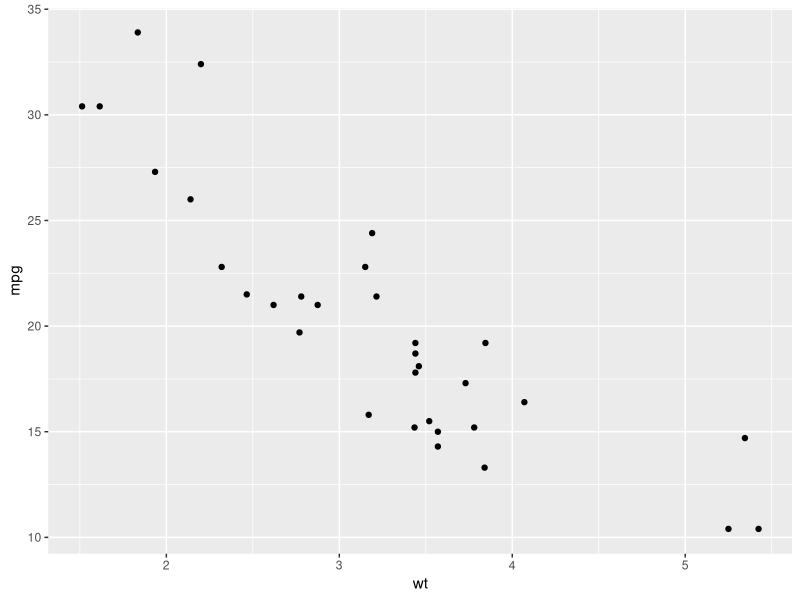
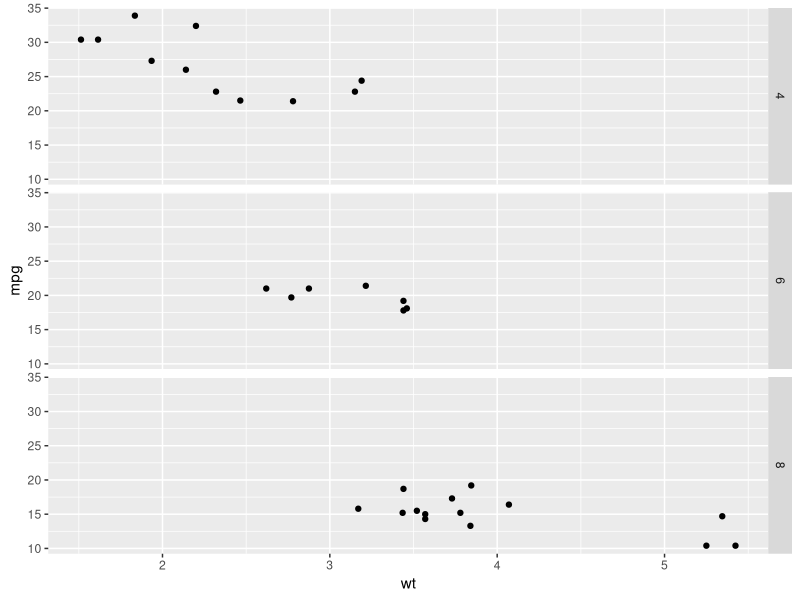
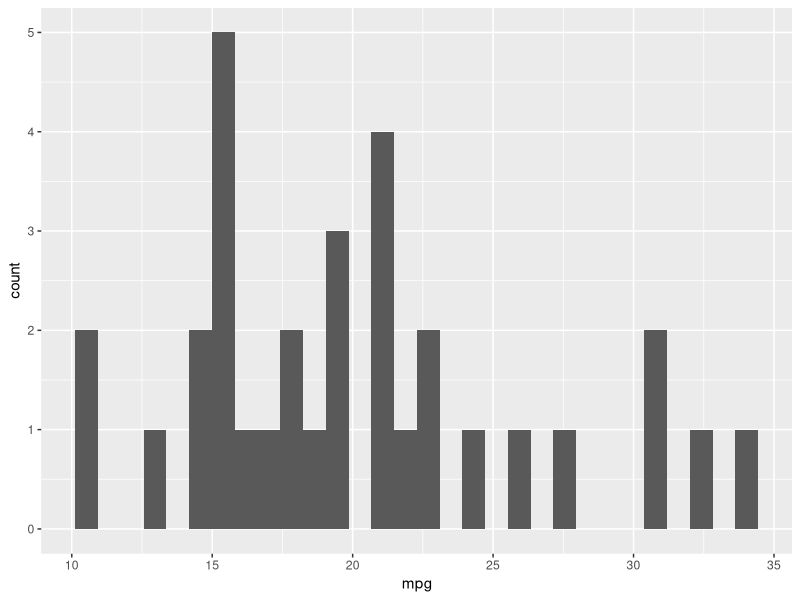
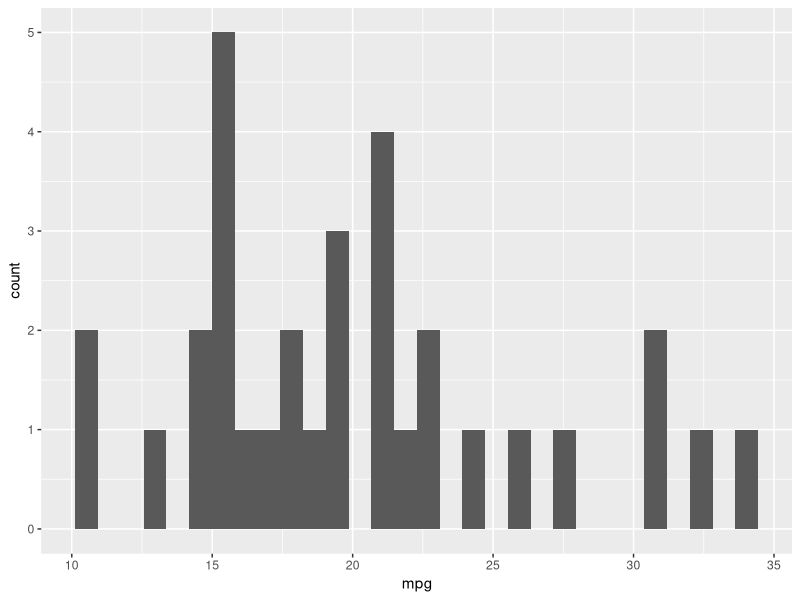
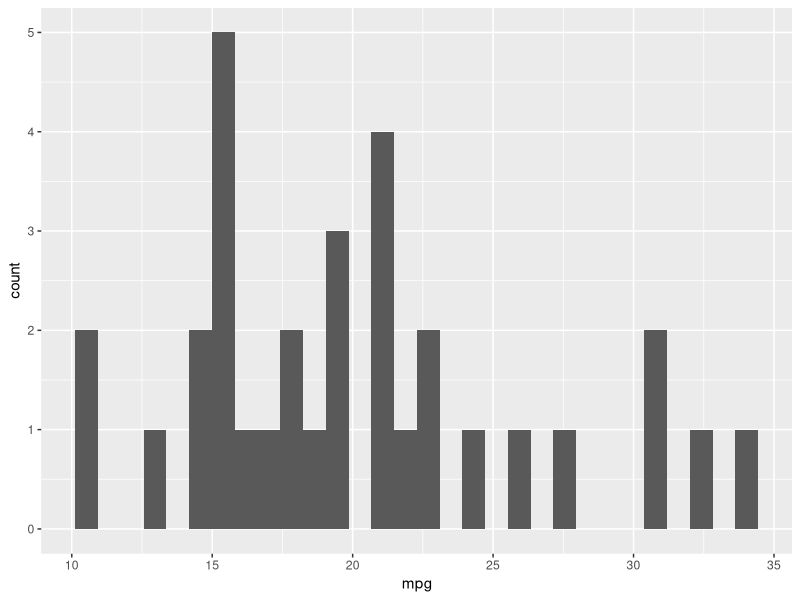
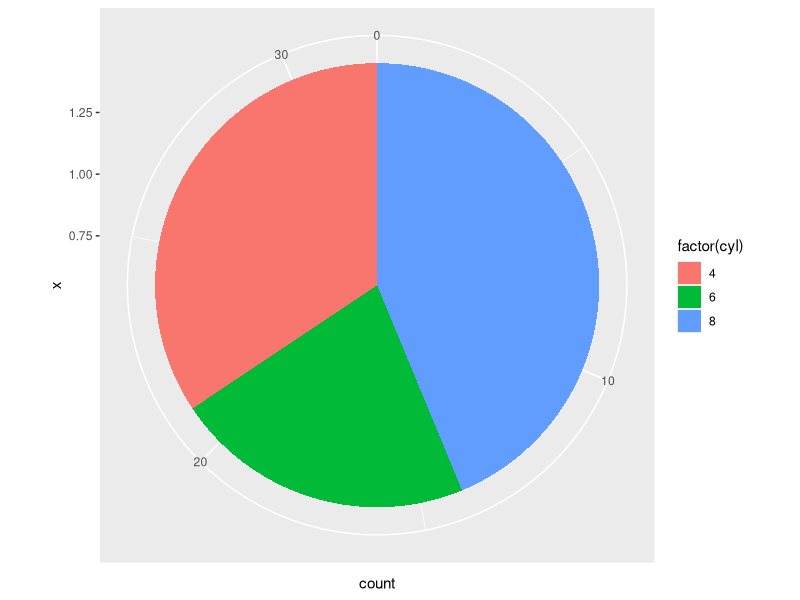
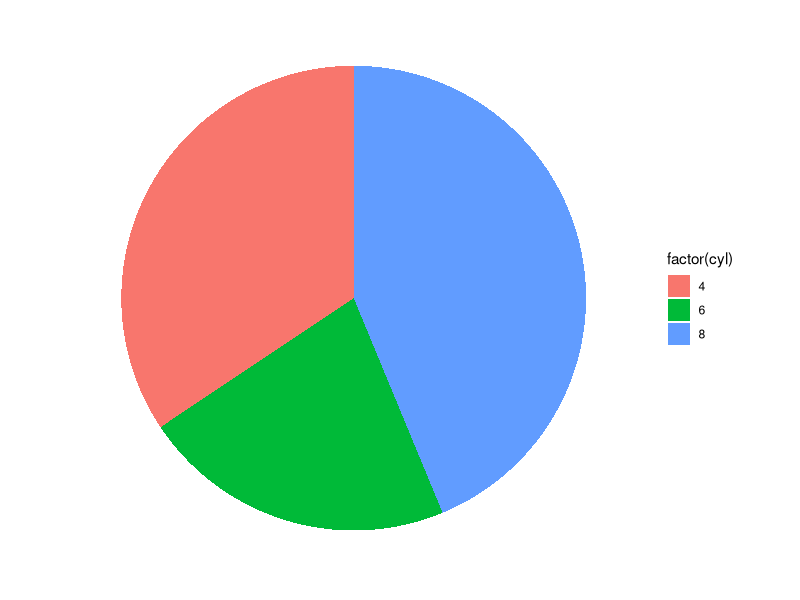
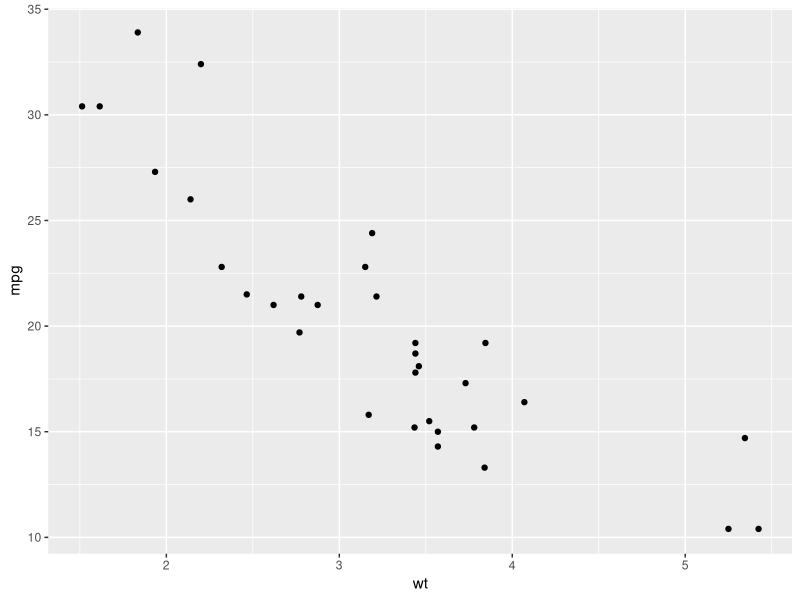

Here is the R script that generated these plots, in order:
# Install packages if you need to
# install.packages(c("ggplot2", "dplyr", "tidyr"))
library(ggplot2)
library(dplyr)
library(tidyr)



# Plots used during grammar of graphics discussion
g <- ggplot(data = mtcars, aes(x = wt, y = mpg))
g + geom_point()
g + geom_point() + facet_grid(cyl ~ .)

g2 <- ggplot(data = mtcars, aes(x = mpg))
g2 + stat_bin()
# Is the same as
g2 + geom_bar(stat = "bin")
# Which is the same as
g2 + geom_histogram()

g3 <- ggplot(data = mtcars, aes(x = 1, fill = factor(cyl)))
g3 + geom_bar() + coord_polar(theta = "y")
g3 + geom_bar() + coord_polar(theta = "y") + theme(axis.text = element_blank(),
                                                   axis.ticks = element_blank(),
                                                   panel.grid = element_blank(),
                                                   axis.title.y = element_blank(),
                                                   panel.background = element_blank(),
                                                   axis.title.x = element_blank())


# Let's build some vizzes section
# Basic Scatterplots
ggplot(data = mtcars, aes(x = wt, y = mpg)) + geom_point()
ggplot(data = mtcars, aes(x = wt, y = mpg)) + geom_point() + geom_smooth(se = FALSE)
ggplot(data = mtcars, aes(x = wt, y = mpg, color = factor(am))) + geom_point()
ggplot(data = mtcars, aes(x = wt, y = mpg, color = factor(am), shape = factor(am))) + geom_point()

# Dealing with overplotting on a scatterplot
d <- ggplot(data = diamonds, aes(x = carat, y = price))
d + geom_point()
d + geom_jitter(width = .1)
# alpha sets the transparency. When you use a fraction, 
# the bottom number is the number of points that have to overlap to make a solid point
d + geom_point(alpha = 1/20)
d + geom_point(alpha = 1/50)
d + geom_point(alpha = 1/100)

# bar charts
ggplot(data = mtcars, aes(x = cyl)) + geom_bar()
ggplot(data = mtcars, aes(x = cyl)) + geom_bar(fill = "blue")

b <- ggplot(data = mtcars, aes(x = cyl, fill = factor(gear)))
b + geom_bar()
b + geom_bar(position = "dodge")
b + geom_bar(position = "fill")
b + geom_bar(position = position_dodge(width = 0.2), alpha = 0.5)

# Histograms, frequecy polygons, boxplots, and violin plots
h <- ggplot(data = diamonds, aes(x = depth)) + xlim(55, 70)
h + geom_histogram()
h + geom_histogram(binwidth = 0.1)
h + geom_histogram(bins = 150)
h1 <- ggplot(data = diamonds, aes(x = cut, y = price))
h1 + geom_boxplot()
h1 + geom_violin()

# Comparing multiple histograms
ggplot(data = diamonds, aes(x = depth, fill = cut)) + geom_histogram() + xlim(55, 70)
ggplot(data = diamonds, aes(x = depth, color = cut))+ geom_freqpoly(size = 1) + xlim(55, 70)
# or
ggplot(data = diamonds, aes(x = depth)) + geom_histogram(binwidth = 0.1) + xlim(55, 70) + 
  facet_grid(cut ~ .)

# Line and area charts
ggplot(data = economics, aes(x = date, y = uempmed)) + geom_line()
recessions <- data.frame(begin = as.Date(as.character(c("1969-12-01", "1973-11-01", "1980-01-01", "1981-07-01", "1990-07-01", "2001-03-01"), format = "%Y/%m/%d")),
                                   end = as.Date(as.character(c("1970-11-01", "1975-03-01", "1980-07-01", "1982-11-01", "1991-03-01", "2001-11-01"), format = "%Y/%m/%d")))
ggplot(data = economics, aes(x = date, y = unemploy/pop)) + geom_line() + 
  geom_rect(data = recessions, aes(xmin = begin, xmax = end, ymin = -Inf, ymax = +Inf), 
            inherit.aes = FALSE, fill = "red", alpha = 0.2)
ggplot(data = economics_long, aes(x = date, y = value01, color = variable)) + geom_line()

economics2 <- filter(economics_long, variable == c("psavert", "pce"))
ggplot(data = economics2, aes(x = date, y = value01, color = variable, linetype = variable)) + 
  geom_line(size = 1)

areaData <- data.frame(group = factor(c(rep("one",5), rep("two", 5), rep("three", 5)), levels = c("one", "two", "three")), 
                       measurement = c(1,2,3,4,5,1,2,3,4,5,1,2,3,4,5), value = c(1,2,3,2.5,5, 1,2.2, 2.4, 3.5, 5.2, 1.4, 2.3, 4, 5.4,5))
ggplot(data = areaData, aes(x = measurement, y = value, fill = group)) + geom_area()

# Heatmap
pData <- data.frame(i = c(1, 2, 3, 4, 5), j1 = c(NA, 0.065, 0.0067, 0.9616, 0.9953), j2 = c(0.0065, NA, 1, 0.0003, 0.0460), j3 = c(0.0067, 1, NA, 0.004, 0.0475),
                    j4 = c(0.9616, 0.0003, 0.0004, NA, 0.5819), j5 = c(0.9953, 0.0460, 0.0475, 0.5819, NA))
head(pData)
pData2 <- gather(data = pData, key = j, value = pValue, -i)

pData2$j <- gsub(pattern = "j", x = pData2$j, replacement ="")
pData2$sig <- pData2$pValue <= 0.05
head(pData2)

heatmap <- ggplot(data = pData2, aes(x = j, y = factor(i), fill = sig)) + geom_tile(color = "black") + geom_text(aes(label = pValue)) + 
  scale_fill_manual(values = c("Red", "Green")) + labs(title = "Significance Map", x = "j", y = "i", fill = "Signficant")
heatmap
heatmap + theme_minimal()
heatmap + theme(plot.title = element_text(size = 20), axis.title = element_text(size = 20), panel.background = element_blank())
